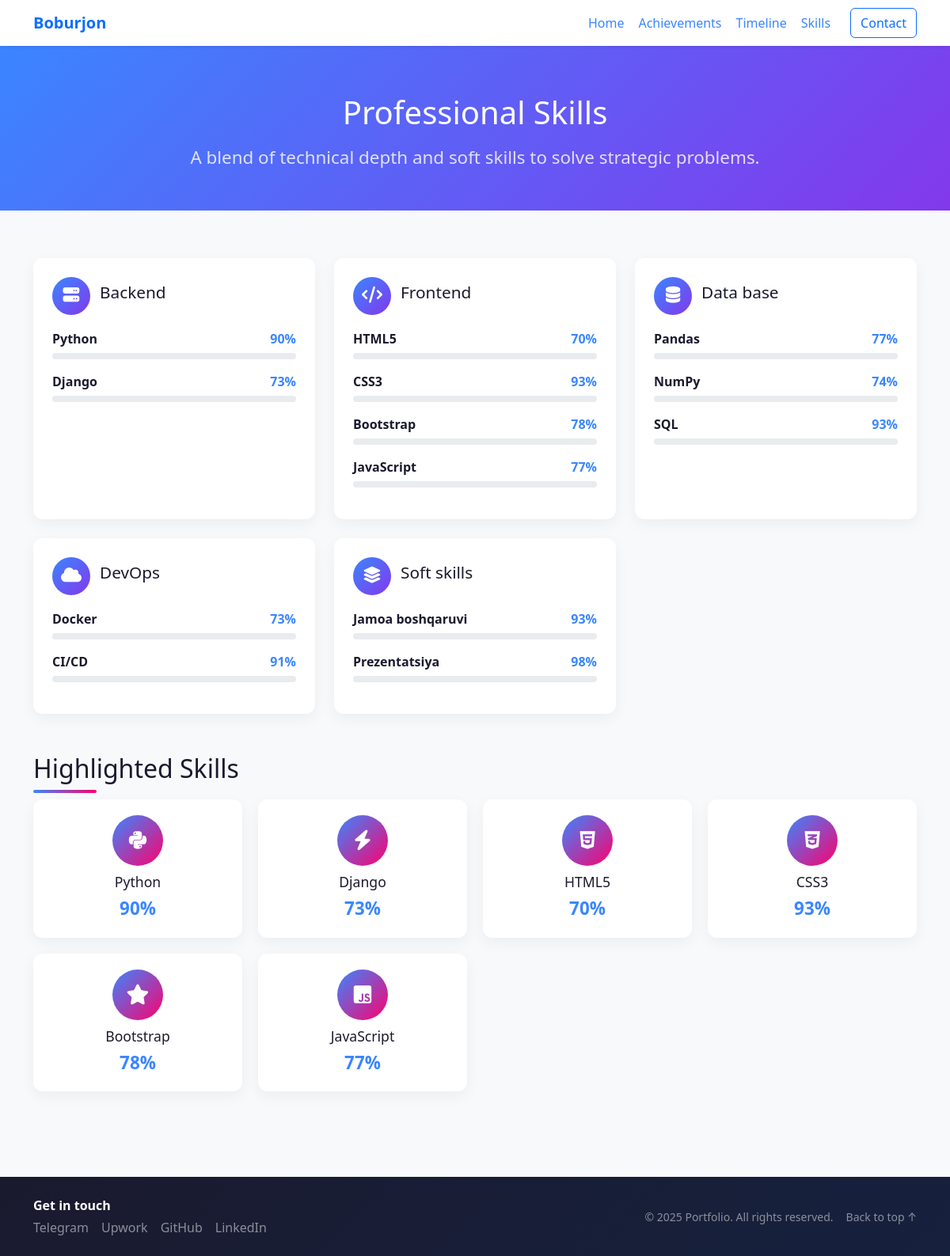
Screenshot of /skills/ with the database file from the repository.
### achievements/models.py (models this page shows, shortened)
class Skill(models.Model):
    name = models.CharField(max_length=120)
    level = models.PositiveIntegerField()
    category = models.CharField(max_length=120)
    is_highlighted = models.BooleanField(default=False)
    order = models.PositiveIntegerField(default=0)
    class Meta:
        ordering = ["order", "-level"]

### achievements/views.py (the view)
# urls.py: path("skills/", achievement_views.skills_view, name="skills"),
def skills_view(request):
    skills = Skill.objects.all().order_by("order", "-level")
    grouped = defaultdict(list)
    for skill in skills:
        grouped[skill.category].append(skill)
    return render(
        request,
        "skills.html",
        {"skills_by_category": dict(grouped), "highlighted": skills.filter(is_highlighted=True)[:6]},
    )

### templates/skills.html (shortened to what this page needs)
{% extends "base.html" %}
{% block content %}
<header class="skills-hero text-white text-center">
    <div class="container">
        <h1 class="mb-3">Professional Skills</h1>
        <p class="hero-subtitle">A blend of technical depth and soft skills to solve strategic problems.</p>
    </div>
</header>
<section class="skills-section">
    <div class="container">
        <div class="skills-grid">
            {% for category, skills in skills_by_category.items %}
                <div class="skill-category">
                    <div class="category-header">
                        <div class="category-icon">
                            {% if "Backend" in category %}
                                <i class="fas fa-server"></i>
                            {% elif "Front" in category %}
                                <i class="fas fa-code"></i>
                            {% elif "Ma'lumot" in category %}
                                <i class="fas fa-database"></i>
                            {% elif "DevOps" in category %}
                                <i class="fas fa-cloud"></i>
                            {% else %}
                                <i class="fas fa-layer-group"></i>
                            {% endif %}
                        </div>
                        <h3 class="category-title">
                            {% if category == "Ma'lumotlar" %}
                                Data base
                            {% else %}
                                {{ category }}
                            {% endif %}
                        </h3>
                    </div>
                    {% for skill in skills %}
                        <div class="skill-item">
                            <div class="skill-info">
                                <span class="skill-name">{{ skill.name }}</span>
                                <span class="skill-percentage">{{ skill.level }}%</span>
                            </div>
                            <div class="skill-bar">
                            </div>
                        </div>
                    {% empty %}
                        <p class="text-muted mb-0">No skills in this category yet.</p>
                    {% endfor %}
                </div>
            {% empty %}
                <p class="text-muted">No skills have been added yet.</p>
            {% endfor %}
        </div>
        <div class="featured-skills">
            <h2 class="section-title">Highlighted Skills</h2>
            <div class="featured-grid">
                {% for skill in highlighted %}
                    <div class="featured-skill">
                        <div class="featured-icon">
                            {% if "Python" in skill.name %}
                                <i class="fab fa-python"></i>
                            {% elif "Django" in skill.name %}
                                <i class="fas fa-bolt"></i>
                            {% elif "HTML" in skill.name %}
                                <i class="fab fa-html5"></i>
                            {% elif "CSS" in skill.name %}
                                <i class="fab fa-css3-alt"></i>
                            {% elif "JavaScript" in skill.name %}
                                <i class="fab fa-js-square"></i>
                            {% else %}
                                <i class="fas fa-star"></i>
                            {% endif %}
                        </div>
                        <h3 class="featured-name">{{ skill.name }}</h3>
                        <div class="featured-percentage">{{ skill.level }}%</div>
                    </div>
                {% empty %}
                    <p class="text-muted text-center w-100">No highlighted skills set.</p>
                {% endfor %}
            </div>
        </div>
    </div>
</section>
{% endblock %}

### static/css/style.css (style rules this page uses)
:root { --primary: #3a86ff; --primary-dark: #2667cc; --secondary: #8338ec; --accent: #ff006e; --dark: #1a1a2e; --light: #f8f9fa; --gray: #6c757d; --success: #06d6a0; }
body { font-family: "Segoe UI", system-ui, -apple-system, BlinkMacSystemFont, "Roboto", sans-serif; background-color: #f1f5f9; color: var(--dark); }
.hero-subtitle { font-size: 1.4rem; margin-bottom: 10px; opacity: 0.95; }
.section-title { position: relative; font-size: 2rem; }
.section-title::after { content: ""; display: block; width: 80px; height: 4px; background: linear-gradient(to right, var(--primary), var(--accent)); margin-top: 8px; border-radius: 2px; }
.skills-hero { background: linear-gradient(135deg, var(--primary), var(--secondary)); padding: 70px 0 50px; }
.skills-hero .hero-subtitle { color: rgba(255, 255, 255, 0.85); max-width: 760px; margin: 0 auto; }
.skills-section { padding: 60px 0; }
.skills-grid { display: grid; grid-template-columns: repeat(auto-fit, minmax(280px, 1fr)); gap: 24px; margin-bottom: 50px; }
.skill-category { background-color: #fff; border-radius: 12px; padding: 24px; box-shadow: 0 6px 18px rgba(0, 0, 0, 0.05); transition: transform 0.25s ease, box-shadow 0.25s ease; }
.category-header { display: flex; align-items: center; margin-bottom: 18px; }
.category-icon { width: 48px; height: 48px; border-radius: 50%; background: linear-gradient(135deg, var(--primary), var(--secondary)); display: flex; align-items: center; justify-content: center; color: #fff; font-size: 1.3rem; margin-right: 12px; }
.category-title { font-size: 1.3rem; color: var(--dark); }
.skill-item { margin-bottom: 16px; }
.skill-info { display: flex; justify-content: space-between; margin-bottom: 6px; font-weight: 600; }
.skill-percentage { color: var(--primary); }
.skill-bar { height: 8px; background-color: #e9ecef; border-radius: 4px; overflow: hidden; }
.featured-skills { margin-top: 40px; }
.featured-grid { display: grid; grid-template-columns: repeat(auto-fit, minmax(220px, 1fr)); gap: 20px; }
.featured-skill { background: #fff; border-radius: 12px; padding: 20px; text-align: center; box-shadow: 0 6px 18px rgba(0, 0, 0, 0.05); transition: transform 0.25s ease, box-shadow 0.25s ease; }
.featured-icon { width: 64px; height: 64px; border-radius: 50%; background: linear-gradient(135deg, var(--primary), var(--accent)); display: flex; align-items: center; justify-content: center; color: #fff; font-size: 1.6rem; margin: 0 auto 10px; }
.featured-name { font-size: 1.1rem; margin-bottom: 6px; color: var(--dark); }
.featured-percentage { font-size: 1.4rem; font-weight: 700; color: var(--primary); }

### rows the page displays
Skill: category "Backend", name "Python", level "90"
Skill: name "Django", level "73"
Skill: category "Frontend", name "HTML5", level "70"
Skill: name "CSS3", level "93"
Skill: name "Bootstrap", level "78"
Skill: name "JavaScript", level "77"
Skill: category "Ma'lumotlar" (drawn), name "Pandas", level "77"
Skill: name "NumPy", level "74"
Skill: name "SQL", level "93"
Skill: category "DevOps", name "Docker", level "73"
Skill: name "CI/CD", level "91"
Skill: category "Soft skills", name "Jamoa boshqaruvi", level "93"
Skill: name "Prezentatsiya", level "98"
